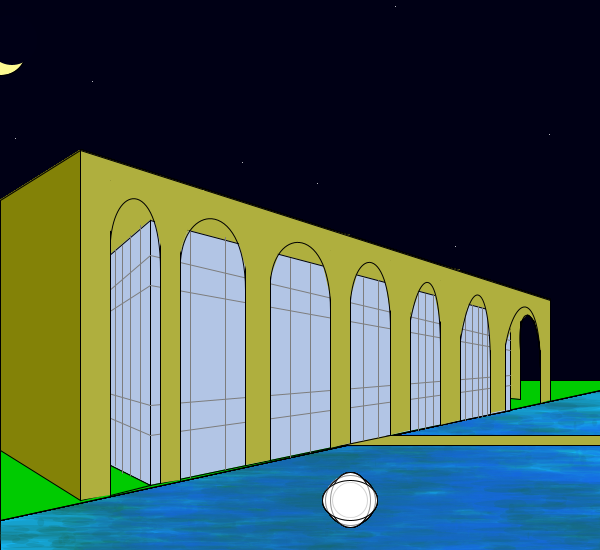
Frame 1 (no input)
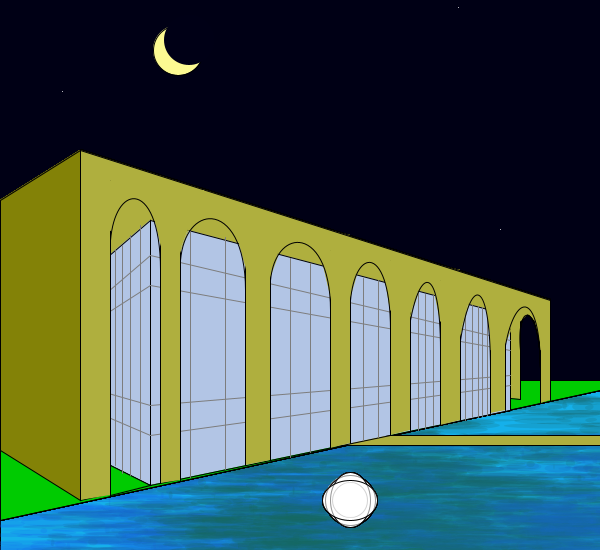
Frame 60 (the mouse pressed at the canvas centre just before this capture)
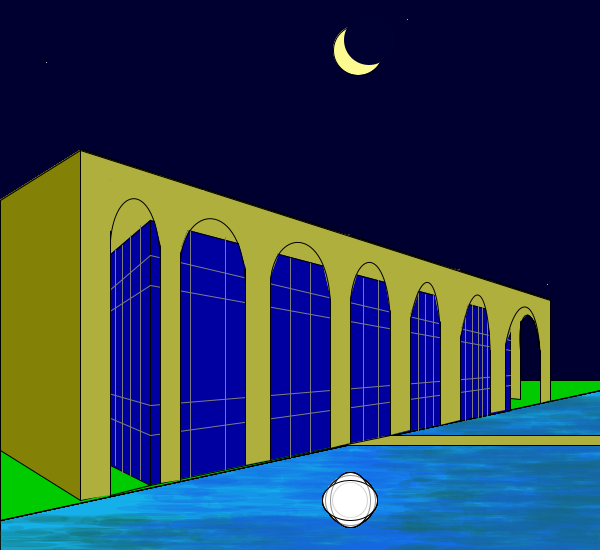
Frame 120 (the mouse held since frame 60 and released just before this capture)

The Processing sketch that drew these frames (run headless with seeded random() and noise(); from frame 60 on, the mouse is pressed at the canvas centre):

// Processing sketch: processing_132058
// ── processing_132058.pde

//Palacio do Itamarati

//Função
//movimento do mouse
//


boolean condicaoCor;

void setup() {
  size(600, 550);

  condicaoCor = false;
}
int lua;
int ceu;
void draw() {
  background (0, 0, 21);

  // céu
  ceu= 21+mouseY/10;
  background(0, 0, ceu++);

  //lua   

  lua++;
  fill (random(252, 255), random(250, 228), random (146, 75));
  ellipse ( 0+lua++%width, 50, 50, 50);
  noStroke();
  fill (0, 0, ceu);
  ellipse (10+lua++%width, 40, 50, 50);




  // estrelas
  stroke(255);
  point(random(0, 1000), random(0, 400));
  point(random(0, 1000), random(0, 400));
  point(random(0, 1000), random(0, 400));
  point(random(0, 1000), random(0, 400));
  point(random(0, 1000), random(0, 400));
  point(random(0, 1000), random(0, 400));
  point(random(0, 1000), random(0, 400));
  point(random(0, 1000), random(0, 400));
  point(random(0, 1000), random(0, 400));
  point(random(0, 1000), random(0, 400));

  // lago
  stroke(0);
  fill(21, 176, 234);
  rect(0, 380, 600, 390);

  for (int i=0;i<width;i=i+50) {
    lago(i, int(random(150))+380, 300, random(80, 255));
  }
}
void lago(int posX, int posY, int lado, float azul) {
  noStroke();
  fill(21, 100, azul, 50);
  for (int i=0; i<1000; i++)
    ellipse(posX+random(lado), posY+random(lado), random(100), random(10));


  //chao
  stroke(0);
  fill(0, 203, 1);
  quad(0, 380, 0, 520, 600, 390, 600, 380);

  //passarela
  fill(175, 175, 62);
  quad(330, 435, 330, 445, 600, 445, 600, 435);

  //coluna extra
  quad(510, 297, 510, 398, 520, 399, 520, 300 );

  //palacio

  quad(510, 400, 510, 300, 80, 150, 80, 500);

  fill(131, 130, 7);
  quad( 80, 150, 80, 500, 0, 450, 0, 200);

  if (condicaoCor == true)
    fill(0, 0, random(100, 255));
  else
    fill(178, 197, 229);

  quad( 150, 220, 150, 485, 510, 410, 510, 315);
  quad(150, 220, 150, 485, 80, 450, 80, 280);


  //chão extra
  fill(0, 203, 1);
  quad(110, 495, 150, 485, 110, 465, 110, 465);

  //JANELAS
  stroke (125);
  //linhas horizontais
  line(150, 255, 510, 340);
  line(150, 285, 510, 350);
  line(150, 405, 510, 375);
  line(150, 435, 510, 385); 
  line(150, 435, 80, 405); 
  line(150, 405, 80, 385);
  line(150, 285, 80, 330);
  line(150, 255, 80, 315);

  //linhas verticais
  line(115, 250, 115, 465);
  line(122, 245, 122, 473);
  line(130, 235, 130, 475);
  line(140, 225, 140, 479);
  line(190, 230, 190, 477);
  line(225, 237, 225, 469);
  line(290, 258, 290, 457);
  line(310, 263, 310, 452);
  line(363, 278, 363, 440);
  line(378, 280, 378, 437);
  line(418, 292, 418, 430);
  line(425, 294, 425, 428);
  line(433, 295, 433, 425);  
  line(465, 305, 465, 420);
  line(472, 305, 472, 417);
  line(478, 306, 478, 417);
  line(482, 307, 482, 416);
  line(487, 310, 487, 415);


  //colunas
  noStroke();
  fill(175, 175, 62);
  quad(110, 495, 110, 160, 80, 150, 80, 500 );

  quad(160, 175, 160, 483, 180, 480, 180, 183 );
  quad(245, 205, 245, 465, 270, 460, 270, 213 );
  quad(330, 230, 330, 448, 350, 443, 350, 235 );
  quad(390, 250, 390, 435, 410, 430, 410, 255 );
  quad(440, 265, 440, 425, 460, 420, 460, 270 );
  quad(490, 280, 490, 413, 505, 410, 505, 287 );
  quad(540, 297, 540, 403, 550, 400, 550, 300 );

  quad(81, 150, 81, 180, 550, 315, 550, 300 );

  //contorno
  stroke(0);
  line(110, 495, 110, 180);
  line(160, 180, 160, 483);
  line(180, 480, 180, 190);
  line(245, 220, 245, 465);
  line(270, 460, 270, 230);
  line(330, 250, 330, 448);
  line(350, 443, 350, 250);
  line(390, 260, 390, 435);
  line(410, 430, 410, 270);
  line(440, 280, 440, 425);
  line(460, 420, 460, 330);
  line(490, 350, 490, 413);
  line(505, 410, 505, 340);
  line(540, 350, 540, 403);
  line(550, 400, 550, 300);
  line(80, 150, 80, 500);
  line(80, 150, 550, 300);
  line(80, 149, 550, 299);

  // curva
  stroke(175, 175, 62);
  line(110, 180, 110, 230);
  fill(175, 175, 62);
  quad(162, 180, 162, 250, 162, 250, 145, 180);
  quad(180, 190, 180, 250, 180, 250, 203, 190);
  quad(245, 210, 245, 265, 245, 265, 230, 210);
  quad(270, 220, 270, 275, 270, 275, 290, 220);
  quad(330, 250, 330, 295, 330, 295, 315, 230);
  quad(350, 250, 350, 295, 350, 295, 363, 250);
  quad(390, 260, 390, 305, 390, 310, 380, 250);
  quad(410, 260, 409, 318, 410, 315, 425, 270);
  quad(440, 280, 440, 320, 440, 321, 430, 270);
  quad(460, 280, 460, 333, 460, 333, 475, 280);
  quad(490, 290, 490, 333, 490, 333, 483, 290);
  quad(505, 290, 505, 342, 505, 342, 523, 300);
  quad(540, 300, 540, 342, 540, 342, 530, 300);

  quad(520, 300, 520, 320, 520, 320, 530, 310);  
  quad(530, 300, 535, 320, 525, 310, 530, 310);

  noFill();
  stroke(0);
  bezier(110, 240, 115, 180, 160, 180, 160, 270);
  bezier(180, 260, 185, 200, 245, 200, 245, 290);
  bezier(270, 280, 275, 225, 330, 225, 330, 310);
  bezier(350, 300, 355, 245, 390, 245, 390, 330);
  bezier(410, 320, 420, 265, 440, 265, 440, 350);
  bezier(460, 340, 470, 275, 490, 275, 490, 370);
  bezier(505, 345, 515, 290, 540, 290, 540, 370);
  bezier(520, 350, 515, 300, 540, 300, 540, 370);

  //meteoro          

  fill(255, 150);

  ellipse(350, 500, 50, 50);
  noStroke();
  ellipse(350, 500, 40, 40);
  stroke(0);
  ellipse(350, 500, 35, 35);
  noStroke();
  ellipse(350, 500, 30, 35);
  stroke(0);
  ellipse(350, 500, 40, 55);
  ellipse(350, 500, 55, 40);
}
void mousePressed()
{
  if (condicaoCor==true)
    condicaoCor=false;
  else
    condicaoCor=true;
}
